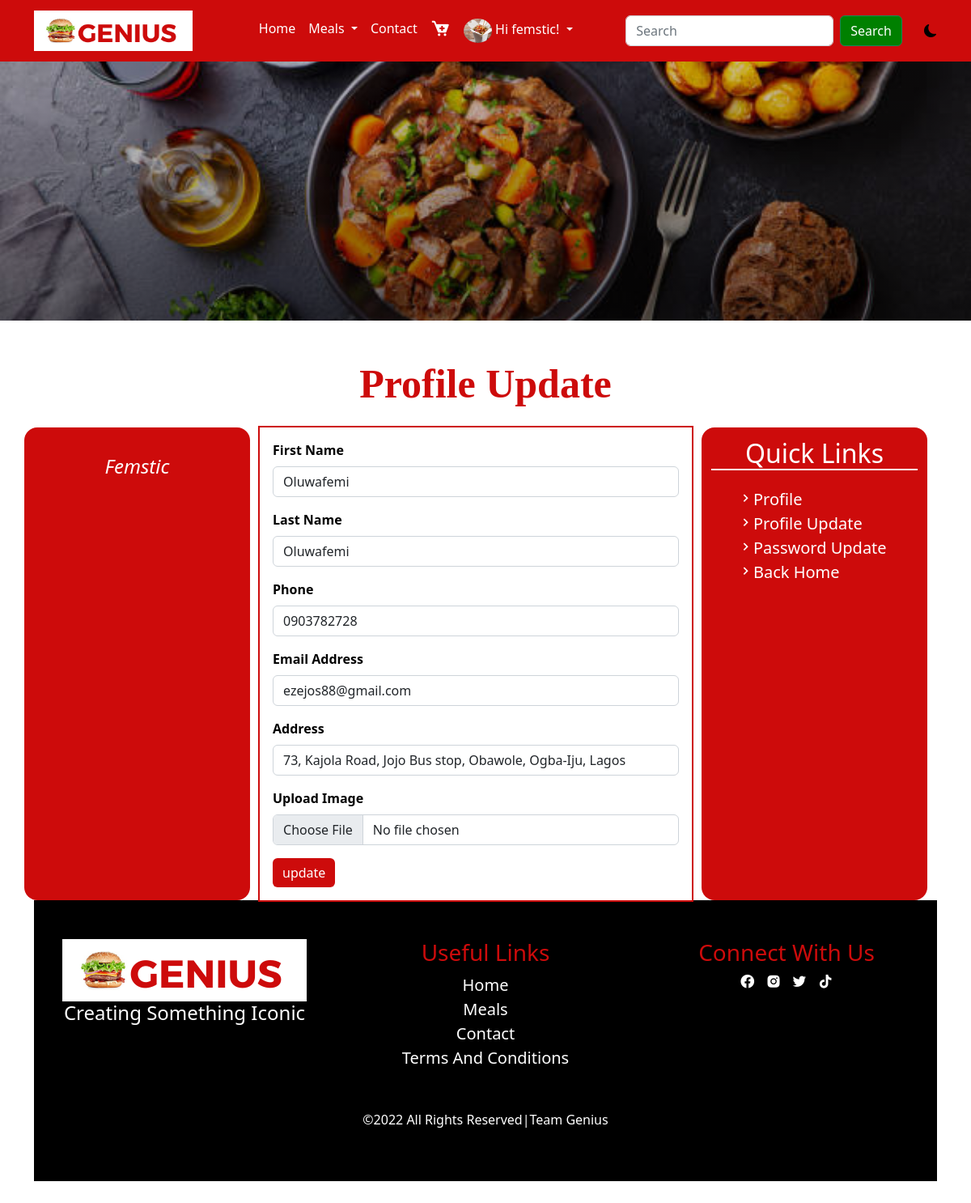
Screenshot of /profile_update (signed in) with the database file from the repository.
### main/models.py (models this page shows, shortened)
class AppInfo(models.Model):
    title = models.CharField(max_length=50)
    logo = models.ImageField(upload_to='logo')
    carousel1 = models.ImageField(upload_to='carousel')
    carousel2 = models.ImageField(upload_to='carousel')
    carousel3 = models.ImageField(upload_to='carousel')
    banner = models.ImageField(upload_to='banner')
    copyright = models.IntegerField()

class Customer(models.Model):
    user = models.OneToOneField(User, on_delete=models.CASCADE)
    first_name = models.CharField(max_length=50)
    last_name = models.CharField(max_length=50)
    email = models.EmailField(max_length=100)
    address = models.CharField(max_length=200)
    phone = models.CharField(max_length=50)
    pix = models.ImageField(upload_to='customer', default='customer/avatar.png', blank=True, null=True)

### main/views.py (the view, shortened to what this page needs)
# urls.py: path('profile_update', views.profile_update, name='profile_update'),
@login_required(login_url='signin')
def profile_update(request):
    userprof = Customer.objects.get(user__username = request.user.username)
    form = ProfileForm(instance=request.user.customer)
    context = {
        'userprof' :userprof
    }
    return render(request, 'profile_update.html', context)

### main/context_processor.py (called while the page is built)
def appdetail(request):
    info = AppInfo.objects.get(pk=1)
    meal = Category.objects.all()
    context = {
        'info':info,
        'meal':meal
    }
    return context

### main/templates/profile_update.html (shortened to what this page needs)
{% extends 'base.html' %}
{% block header %} {% include 'header.html' %} {% endblock header %}
{% block banner %} {% include 'banner.html' %} {% endblock banner %}
{% block content %}
<div class="container mt-5 mb-5">
  <h1 class="title text-center mb-4">profile update</h1>
  <div class="row">
    <div class="row">
      <div class="col-12 col-md-3 pavat">
        <h4>Femstic</h4>
    </div>
    <div class="col-12 col-md-6 pform">
      <form action="{% url 'profile_update' %}" method="POST" enctype="multipart/form-data">
        <div class="mb-3">
          <label for="exampleInputEmail1" class="form-label">First name</label>
          <input type="text" name="last_name" value="{{userprof.first_name}}" class="form-control" id="exampleInputEmail1" aria-describedby="emailHelp">
        </div>
        <div class="mb-3">
          <label for="exampleInputEmail1" class="form-label">last name</label>
          <input type="text" name="first_name" value="{{userprof.first_name}}" class="form-control" id="exampleInputEmail1" aria-describedby="emailHelp">
        </div>
        <div class="mb-3">
          <label for="exampleInputEmail1" class="form-label">Phone</label>
          <input type="text" name="phone" value="{{userprof.phone}}" class="form-control" id="exampleInputEmail1" aria-describedby="emailHelp">
        </div>
        <div class="mb-3">
          <label for="exampleInputEmail1" class="form-label">Email address</label>
          <input type="email" name="email" value="{{userprof.email}}" class="form-control" id="exampleInputEmail1" aria-describedby="emailHelp">
        </div>
        <div class="mb-3">
          <label for="exampleInputEmail1" class="form-label">Address</label>
          <input type="text" name="address" value="{{userprof.address}}" class="form-control" id="exampleInputEmail1" aria-describedby="emailHelp">
        </div>
        <div class="mb-3">
          <label for="exampleInputEmail1" class="form-label">upload image</label>
          <input type="file" name="pix" class="form-control" id="exampleInputEmail1" aria-describedby="emailHelp">
        </div>
        <div class="updatebtn">
          <button type="submit" class="btn btn-primary">update</button>
        </div>
      </form>
    </div>
    <div class="col-12 col-md-3   qlink">
      <h2>Quick Links</h2>
      <ul>
        <li> <a href="{% url 'profile' %}"><i class='bx bx-chevron-right'></i>profile</a></li>
        <li> <a href="{% url 'profile_update' %}"><i class='bx bx-chevron-right'></i>profile update</a></li>
        <li> <a href="{% url 'password_update' %}"><i class='bx bx-chevron-right'></i>password update</a></li>
        <li> <a href="/index.html"><i class='bx bx-chevron-right'></i>back home</a></li>
      </ul>
    </div>
  </div>
 </div>
{% endblock content %}
{% block footer %} {% include 'footer.html' %} {% endblock footer %}

### main/templates/header.html (shortened to what this page needs)
{% load static %}
<nav class="navbar navbar-expand-lg sticky-top">
    <div class="container">
      <a class="navbar-brand" href="#"><img src="{{info.logo.url}}" alt="" style="height: 50px;"></a>
      <div class="collapse navbar-collapse" id="navbarSupportedContent">
        <ul class="navbar-nav mx-auto mb-2 mb-lg-0">
          {% if user.is_authenticated %}
          <li class="nav-item">
            <a class="nav-link" aria-current="page" href="{% url 'home' %}">Home</a>
          </li>
          <li class="nav-item dropdown">
            <a class="nav-link dropdown-toggle" href="#" role="button" data-bs-toggle="dropdown" aria-expanded="false">
              Meals
            </a>
          </li>
          <li class="nav-item">
            <a class="nav-link" href="#contact">Contact</a>
          </li>
          <li class="nav-item">
            <a class="nav-link" href="{% url 'cart' %}"><i class='bx bxs-cart-add'></i></a>
          </li>
          <li class="nav-item dropdown">
            <a class="nav-link dropdown-toggle" href="#" role="button" data-bs-toggle="dropdown" aria-expanded="false">
             {% if user.customer %}
             <img src="{{user.customer.pix.url}}" alt="">
             {% endif %}
             {% if request.user %}
             <span>Hi {{user.username}}!</span>
             {% endif %}
            </a>
          </li>
          {% endif %}
        </ul>
        <form action="{% url 'search' %}" method="POST" class="d-flex search" role="search">
          <input class="form-control me-2" name="search" type="search" placeholder="Search" aria-label="Search">
          <button class="btn btn-outline-success" type="submit">Search</button>
        </form>
        <div class="jonah">
          <i class="bi bi-moon-fill"></i>
        </div>
      </div>
    </div>
</nav>

### main/templates/footer.html
<div class="container-fluid footer pt-5 pb-5">
    <div class="row footer1">
      <div class="col-12 col-md-4">
        <img src="{{info.logo.url}}" alt="">
        <h4>creating something iconic</h4>
      </div>
      <div class="col-12 col-md-4">
        <h3>useful links</h3>
        <ul class="list-unstyled">
          <li><a href="">home</a></li>
          <li><a href="">meals</a></li>
          <li><a href="">contact</a></li>
          <li><a href="">terms and conditions</a></li>
        </ul>
      </div>
      <div class="col-12 col-md-4">
        <h3>connect with us</h3>
        <ul class="list-unstyled">
          <li class="list-inline-item"><i class='bx bxl-facebook-circle'></i></li>
          <li class="list-inline-item"><i class='bx bxl-instagram-alt'></i></li>
          <li class="list-inline-item"><i class='bx bxl-twitter'></i></li>
          <li class="list-inline-item"><i class='bx bxl-tiktok'></i></li>
        </ul>
      </div>
    </div>
    <hr>
    <div class="row footer2">
      <p class="text-center">&copy;2022 all rights reserved|team genius</p>
    </div>
  </div>

### main/static/css/style.css (style rules this page uses)
* { padding: 0%; margin: 0%; box-sizing: border-box; }
:root { --bg: white; --icon: black; --text: black; --card: black; }
body { background: var(--bg) !important; color: var(--text) !important; }
.jonah { margin-left: 3%; cursor: pointer; }
.navbar { background-color: #cd0b0b; }
.navbar ul a { color: white; }
.search button { background-color: green; color: white; }
.nav-item i { font-size: 25px; }
.nav-item img { height: 30px; border-radius: 100%; }
.title { text-transform: capitalize; font-family: Cambria, Cochin, Georgia, Times, 'Times New Roman', serif; font-weight: 700; color: #cd0b0b; font-size: 50px; }
.footer { background: black; }
.footer1 { text-align: center; }
.footer1 h4 { color: white; text-transform: capitalize; }
.footer1 h3 { text-transform: capitalize; color: #cd0b0b; }
.footer1 ul a { text-decoration: none; text-transform: capitalize; color: white; font-size: 20px; }
.footer1 ul i { color: white; font-size: 20px; transition: 1s; cursor: pointer; }
.footer2 { color: white; text-transform: capitalize; }
.pavat { text-align: center; background-color: #cd0b0b; border-radius: 1rem; }
.pavat h4 { margin-top: 4%; text-transform: capitalize; color: white; font-style: italic; }
.pform form { outline: 2px solid #cd0b0b; padding: 3%; }
.pform form label { text-transform: capitalize; font-weight: 600; }
.qlink { background: #cd0b0b; border-radius: 1rem; }
.qlink h2 { text-transform: capitalize; color: white; text-align: center; border-bottom: 2px solid white; padding-top: 5%; }
.qlink ul { list-style: none; padding-top: 5%; }
.qlink ul a { text-decoration: none; color: white; font-size: 20px; text-transform: capitalize; }
.updatebtn button { background-color: #cd0b0b; border: none; }

### rows the page displays
AppInfo: logo (picture)
Customer: last_name "Oluwafemi", first_name "Oluwafemi", phone "0903782728", email "ezejos88@gmail.com", address "73, Kajola Road, Jojo Bus stop, Obawole, Ogba-Iju, Lagos"

### other values shown
{{ user.username }} "femstic"
